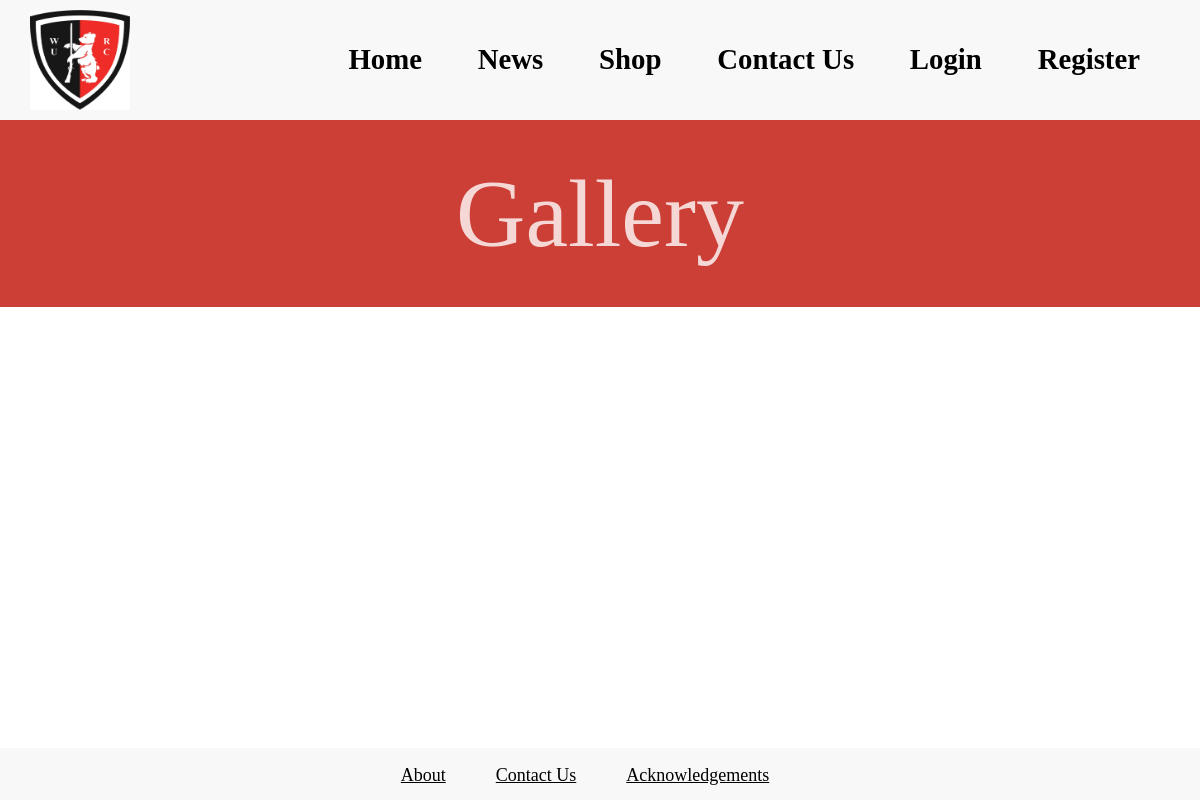
The app's page /gallery/, older data.
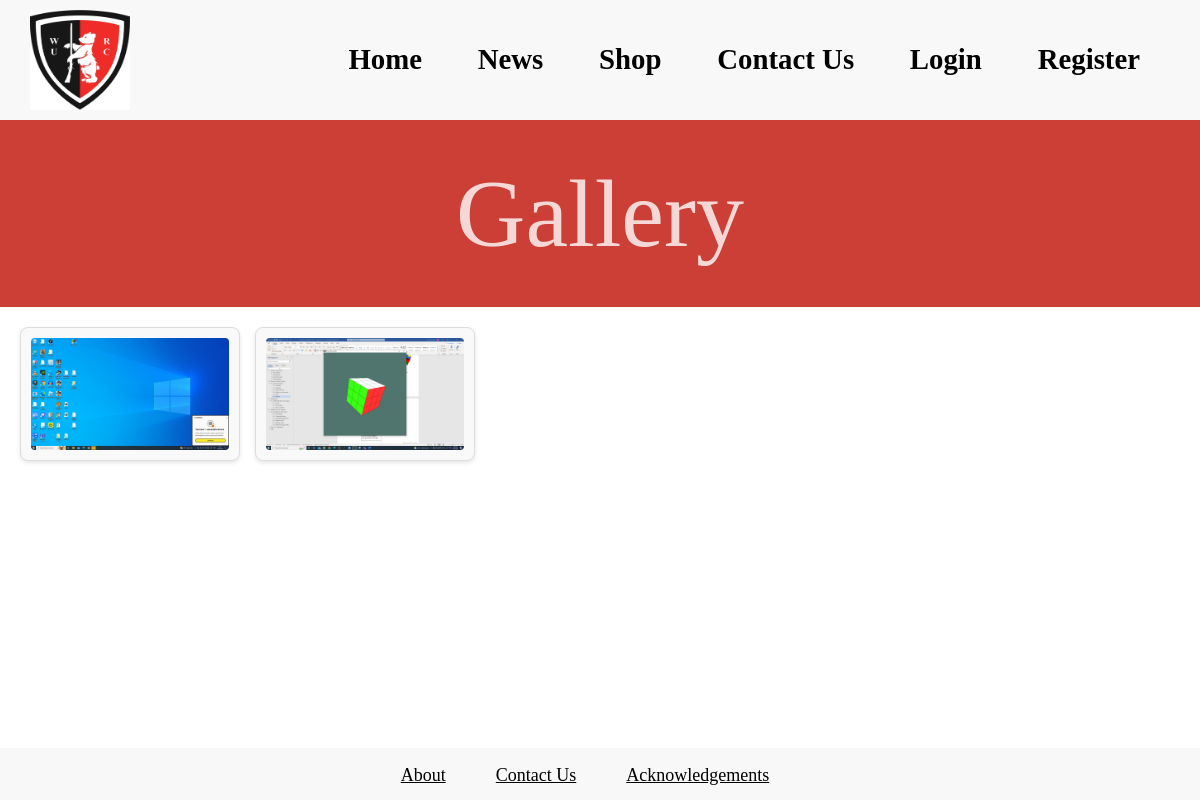
The same page, newer data.
### db_schema.py (models this page shows)
class Image(db.Model):
    __tablename__ = 'images'
    id = db.Column(db.Integer, primary_key=True)
    filename = db.Column(db.String(255), nullable=False) # the filename in the uploads folder.
    news_post_id = db.Column(db.Integer, db.ForeignKey('news_posts.id'), nullable=True)  # Nullable for shop items
    shop_item_id = db.Column(db.Integer, db.ForeignKey('shop_items.id'), nullable=True)  # Nullable for news posts

### server/blueprints/gallery.py (the view)
@gallery_bp.route('/')
def gallery():
    photos = Image.query.filter(
        (Image.news_post_id == None) &
        (Image.shop_item_id == None)
    ).all()
    return render_template('gallery.html', photos=photos)

### templates/gallery.html (shortened to what this page needs)
{% extends "layout.html" %}
{% block content %}
<div class="main-header">
  <h1>Gallery</h1>
</div>
<div class="gallery-container">
  {% for photo in photos %}
    <div class="gallery-item">
      <img src="{{ url_for('uploaded_files', filename=photo.filename) }}" alt="Gallery Image">
    </div>
  {% endfor %}
</div>
{% endblock %}

### templates/layout.html (shortened to what this page needs)
<!DOCTYPE html>
<html lang="en">
    <head>
        <link rel="stylesheet" href="/static/css/layout.css" type="text/css" />
        <link rel="stylesheet" href="/static/css/forms.css" type="text/css" />
        <link href="https://cdn.jsdelivr.net/npm/bootstrap@5.3.3/dist/css/bootstrap.min.css" rel="stylesheet">
    </head>
    <body>
        <div id="content-wrapper">
            {% include 'partials/layout/header.html' %}
            <div id="content">
                {% block content %}
                {% endblock %}
            </div>
        </div>
        {% include 'partials/layout/footer.html' %}
    </body>
</html>

### templates/partials/layout/header.html
<header>
    <a href = "{{ url_for('home') }}">
        <img src="/static/images/logo.png" alt="Logo" width="100" height="100" aria-hidden="true" />
    </a>
    <span>
        <li><a href="{{ url_for('home') }}">Home</a></li>
        <li><a href="{{ url_for('news.news') }}">News</a></li>
        <li><a href="{{ url_for('shop.shop') }}">Shop</a></li>
        <li><a href="{{ url_for('contact')}}">Contact Us</a></li>
        {% if current_user.is_authenticated %}
            <li><a href="{{ url_for('auth.logout') }}">Logout from {{ current_user.email }}</a></li>
        {% else %}
            <li><a href="{{ url_for('auth.login') }}">Login</a></li>
            <li><a href="{{ url_for('auth.register') }}">Register</a></li>
        {% endif %}
    </span>
</header>

### templates/partials/layout/footer.html
<footer>
    <li><a href="/about">About</a></li>
    <li><a href="/contact">Contact Us</a></li>
    <li><a href="/acknowledgements">Acknowledgements</a></li>
</footer>

### static/css/layout.css (style rules this page uses)
* { font-family: 'Libre Baskerville', serif; box-sizing: border-box; margin: 0; padding: 0; font-size: 1.2rem; --light-background-color: rgb(230, 230, 230); --complement-color: rgb(0, 0, 0); --complement-color-dark: rgb(76, 40, 89); --base-red-colour: #CC3F36; --white-text-colour: rgba(255, 255, 255, 0.8); }
h1, h2, h3 { font-family: 'Playfair Display', serif; font-weight: 700; }
body { min-height: 100vh; display: flex; flex-direction: column; align-items: center; justify-content: center; }
#content-wrapper { flex: 1 0 auto; width: 100%; }
header { height: fit-content; position: sticky; top: 0; z-index: 1000; display: flex; background-color: #f8f8f8; transition: background-color 0.3s ease; color: black; text-align: center; line-height: 50px; list-style-type: none; justify-content: space-between; padding: 0 20px; align-items: center; }
footer { height: fit-content; display: flex; background-color: #f8f8f8; color: white; text-align: center; line-height: 50px; list-style-type: none; justify-content: space-between; padding: 0 20px; align-items: center; }
header li, footer li { display: inline; margin: 0 30px 0 0; }
footer { margin-top: 30px; justify-content: center; width: 100%; }
header a, footer a { color: black; text-decoration: none; padding: 10px; font-size: 1.5rem; }
footer a { font-size: large; font-weight: normal; text-decoration: underline; }
a { color: var(--complement-color); font-weight: bold; }
h1 { color: var(--complement-color-dark); text-align: center; margin: 20px 0; }
.main-header { padding-top: 3%; padding-bottom: 3%; background-color: var(--base-red-colour); }
.main-header h1 { font-size: 5rem; margin: 0; padding: 0; color: var(--white-text-colour); }
.gallery-container { display: grid; grid-template-columns: repeat(auto-fill, minmax(200px, 1fr)); gap: 15px; margin: 20px; }
.gallery-item { text-align: center; background-color: #f9f9f9; border: 1px solid #ddd; padding: 10px; border-radius: 8px; box-shadow: 0 2px 4px rgba(0, 0, 0, 0.1); }
.gallery-item img { width: 100%; height: auto; max-height: 200px; object-fit: cover; border-radius: 4px; }

Row changes from the older to the newer data that the page shows:
added Image: filename (picture)
added Image: filename (picture)
